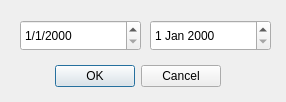
<?xml version="1.0" encoding="UTF-8"?>
<ui version="4.0">
 <class>Dialog</class>
 <widget class="QDialog" name="Dialog">
  <property name="geometry">
   <rect>
    <x>0</x>
    <y>0</y>
    <width>286</width>
    <height>102</height>
   </rect>
  </property>
  <property name="windowTitle">
   <string>Dialog</string>
  </property>
  <widget class="QDialogButtonBox" name="buttonBox">
   <property name="geometry">
    <rect>
     <x>0</x>
     <y>60</y>
     <width>221</width>
     <height>32</height>
    </rect>
   </property>
   <property name="orientation">
    <enum>Qt::Horizontal</enum>
   </property>
   <property name="standardButtons">
    <set>QDialogButtonBox::Cancel|QDialogButtonBox::Ok</set>
   </property>
  </widget>
  <widget class="QDateEdit" name="dateEdit">
   <property name="geometry">
    <rect>
     <x>20</x>
     <y>20</y>
     <width>121</width>
     <height>31</height>
    </rect>
   </property>
   <property name="displayFormat">
    <string>d/M/yyyy</string>
   </property>
  </widget>
  <widget class="QDateEdit" name="dateEdit_2">
   <property name="geometry">
    <rect>
     <x>150</x>
     <y>20</y>
     <width>121</width>
     <height>31</height>
    </rect>
   </property>
  </widget>
 </widget>
 <resources/>
 <connections>
  <connection>
   <sender>buttonBox</sender>
   <signal>accepted()</signal>
   <receiver>Dialog</receiver>
   <slot>accept()</slot>
   <hints>
    <hint type="sourcelabel">
     <x>248</x>
     <y>254</y>
    </hint>
    <hint type="destinationlabel">
     <x>157</x>
     <y>274</y>
    </hint>
   </hints>
  </connection>
  <connection>
   <sender>buttonBox</sender>
   <signal>rejected()</signal>
   <receiver>Dialog</receiver>
   <slot>reject()</slot>
   <hints>
    <hint type="sourcelabel">
     <x>316</x>
     <y>260</y>
    </hint>
    <hint type="destinationlabel">
     <x>286</x>
     <y>274</y>
    </hint>
   </hints>
  </connection>
 </connections>
</ui>
